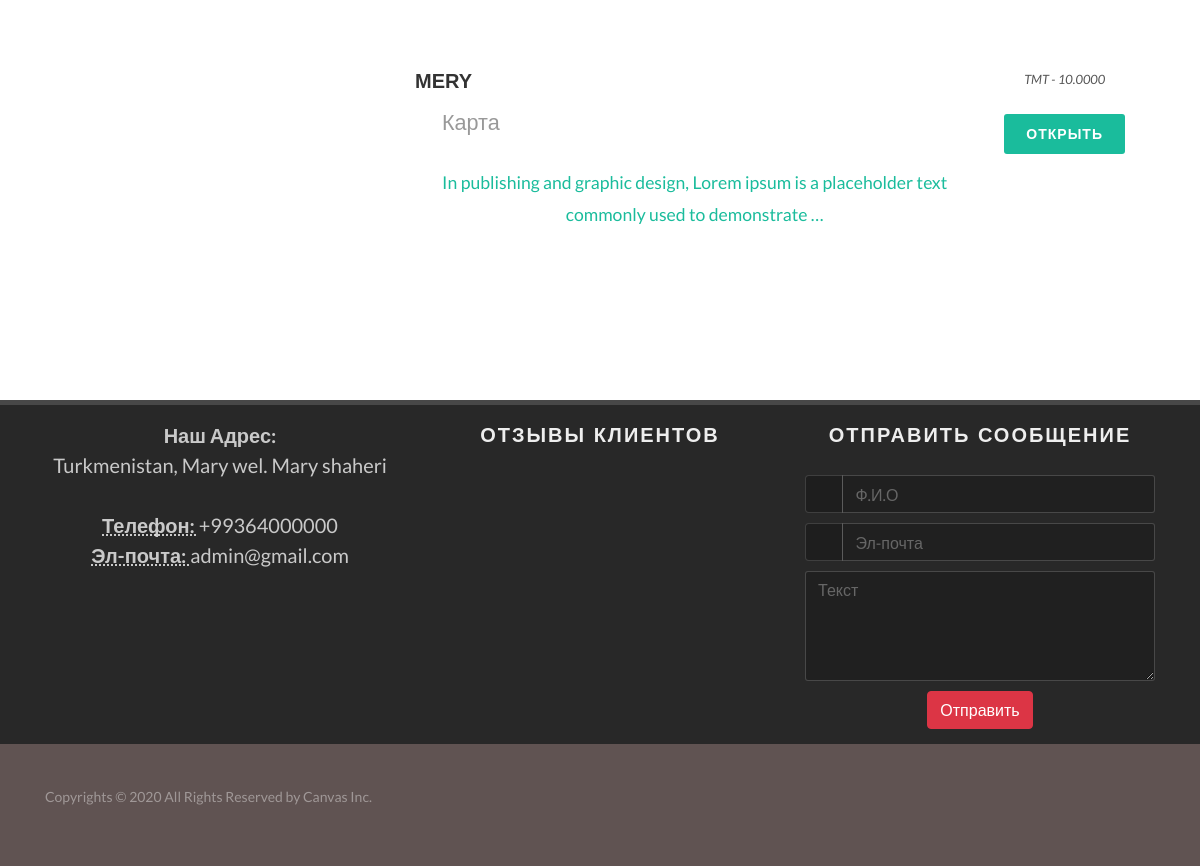
The app's page /inside_tours/ (lower part), older data.
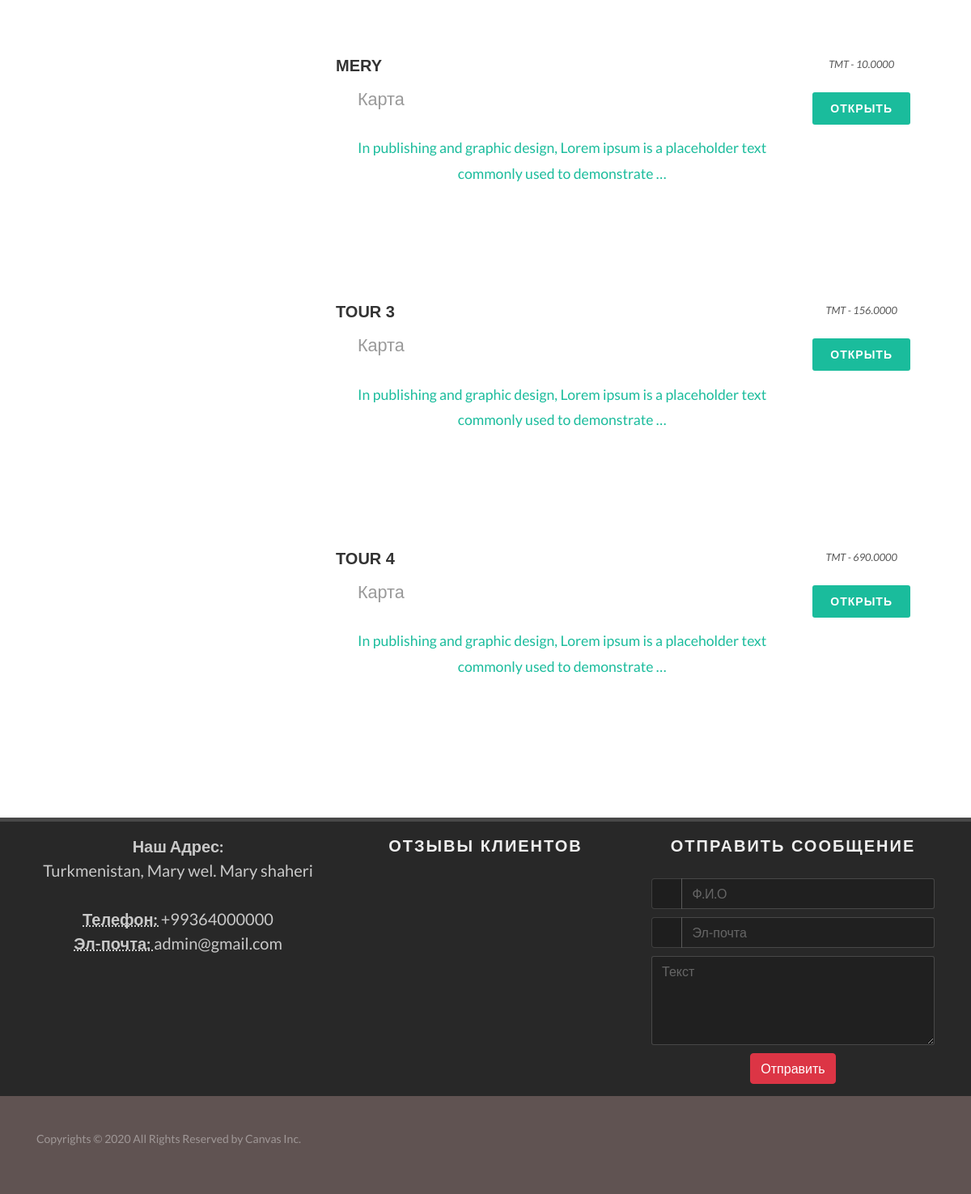
The same page, newer data.
### tours/models.py (models this page shows, shortened)
class TourInCountry(models.Model):
    name = models.CharField(max_length=255)
    image1 = models.ImageField(upload_to="tour_image/")
    image2 = models.ImageField(upload_to="tour_image/")
    location = models.TextField()
    description = models.TextField()
    price = models.DecimalField(max_digits=8, decimal_places=2)
    popular = models.BooleanField(default=False)
    created = models.DateTimeField(auto_now_add=True)
    updated = models.DateTimeField(auto_now=True)
    class Meta:
        verbose_name_plural = "Туры внутри страны"
    def tmPrice(self):
        try:
            dollar = ExchangeRate.objects.latest("id")
            price = self.price * dollar.usd
            return price
        except:
            return self.price

class ExchangeRate(models.Model):
    usd = models.DecimalField(max_digits=8, decimal_places=2)
    created = models.DateTimeField(auto_now_add=True)
    updated = models.DateTimeField(auto_now=True)
    class Meta:
        verbose_name_plural = "Курс доллара"

### tours/views.py (the view, shortened to what this page needs)
# urls.py: path("inside_tours/", views.tourInsideCountry, name="inside_tours"),
def tourInsideCountry(request):
    tour = TourInCountry.objects.all()
    banner = BannerTourPage.objects.all()
    page = request.GET.get("page", 1)
    paginator = Paginator(tour, 10)
    try:
        tours = paginator.page(page)
    except PageNotAnInteger:
        tours = paginator.page(1)
    except EmptyPage:
        tours = paginator.page(paginator.num_pages)
    feedback = None
    context = {
        "tours":tours,
        "banner":banner,
         "contacts":contact,
        "feedbacks":feedbacks,
    }
    return render(request, "insideTours.html", context)

### tours/context_processors.py (called while the page is built)
def countries(request):
    return {
        "countries":Country.objects.all()
    }

### templates/insideTours.html (shortened to what this page needs)
{% extends 'base.html' %}
{% load static %}
{% block content %}
<section id="content">
	<div class="content-wrap">
		<div class="container clearfix">
			<div class="row gutter-40 col-mb-80">
				<div class="postcontent col-lg-12 order-lg-last">
					<div id="posts" class="row gutter-40 mb-0">
						{% for tour in tours %}
						<div class="entry col-12">
							<div class="grid-inner row">
								<div class="col-lg-4">
									<div class="fslider" data-pagi="false" data-lightbox="gallery">
									</div>
								</div>
								<div class="col-lg col-md-8 mt-4 mt-lg-0">
									<div class="entry-title title-sm">
										<h2><a href="{% url 'inside_tour_detail' tour.id %}">{{tour.name}}</a></h2>
									</div>
									<div class="entry-meta">
										<ul>
											<li><i class="icon-line-map"></i><a target="_blank"
													rel="noopener noreferrer" href="{{tour.location}}"> Карта</a></li>
										</ul>
									</div>
									<div class="entry-title title-sm">
										<p class="desc" style="font-size: 1.1rem; font-weight: 400; margin-top: 5%;"><a
												href="{% url 'inside_tour_detail' tour.id %}">{{tour.description|truncatewords:15}}</a>
										</p>
									</div>
								</div>
								<div class="col-lg-auto col-md-4 mt-4 mt-lg-0 text-left text-md-center">
									<small><em>TMT - {{tour.tmPrice}}</em></small><br>
									<a href="{% url 'inside_tour_detail' tour.id %}"
										class="button button-rounded mt-4 mx-0">Открыть</a>
								</div>
							</div>
						</div>
						{% endfor %}
					</div>
				</div>
			</div>
		</div>
	</div>
</section>
{% endblock %}

Row changes from the older to the newer data that the page shows:
added TourInCountry: name "TOUR 3", description "In publishing and graphic design, Lorem ipsum is a placeholder text commonly used to demonstrate …", tmPrice "156.0000"
added TourInCountry: name "TOUR 4", description "In publishing and graphic design, Lorem ipsum is a placeholder text commonly used to demonstrate …", tmPrice "690.0000"
